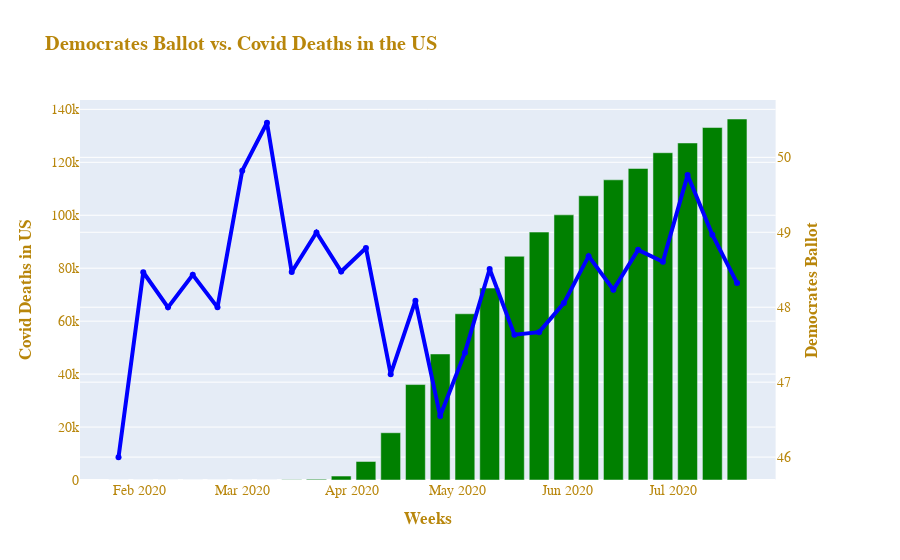

This figure's notebook cell:
### Code cell
# Make figure overlaying COVID Deaths and Democrates Rating
fig = make_subplots(specs=[[{"secondary_y": True}]])

# Add traces
fig.add_trace(go.Bar(x=bin['week'], y=bin['deaths'], marker_color='green'))

fig.add_trace(go.Scatter(x=bin['week'], y=bin['dem'], mode = 'markers+lines', line=dict(color='blue', width=4)), secondary_y=True)

fig.update_layout(title="<b>Democrates Ballot vs. Covid Deaths in the US</b>", xaxis_title="<b>Weeks</b>", 
                  yaxis_title="<b>Covid Deaths in US</b>", showlegend=False, autosize=False, font=dict(family="Arial, monospace",size=14,color="darkgoldenrod"))
fig.update_yaxes(title_text="<b>Democrates Ballot</b>", secondary_y=True)

### Figure 1 — Plotly figure (JSON) as saved in the notebook; plotly's stock layout.template omitted (floating-point values rounded to 4 significant figures)
{"data": [{"marker": {"color": "green"}, "type": "bar", "x": ["2020-01-26T00:00:00", "2020-02-02T00:00:00", "2020-02-09T00:00:00", "2020-02-16T00:00:00", "2020-02-23T00:00:00", "2020-03-01T00:00:00", "2020-03-08T00:00:00", "2020-03-15T00:00:00", "2020-03-22T00:00:00", "2020-03-29T00:00:00", "2020-04-05T00:00:00", "2020-04-12T00:00:00", "2020-04-19T00:00:00", "2020-04-26T00:00:00", "2020-05-03T00:00:00", "2020-05-10T00:00:00", "2020-05-17T00:00:00", "2020-05-24T00:00:00", "2020-05-31T00:00:00", "2020-06-07T00:00:00", "2020-06-14T00:00:00", "2020-06-21T00:00:00", "2020-06-28T00:00:00", "2020-07-05T00:00:00", "2020-07-12T00:00:00", "2020-07-19T00:00:00"], "y": [0, 0, 0, 0, 0, 0, 17, 49.5, 287.5, 1479.0, 7004, 17850, 36052, 47610.0, 62780.0, 72500.0, 84508, 93640.0, 100100.0, 107400.0, 113400.0, 117668, 123600.0, 127300.0, 133133, 136356]}, {"line": {"color": "blue", "width": 4}, "mode": "markers+lines", "type": "scatter", "x": ["2020-01-26T00:00:00", "2020-02-02T00:00:00", "2020-02-09T00:00:00", "2020-02-16T00:00:00", "2020-02-23T00:00:00", "2020-03-01T00:00:00", "2020-03-08T00:00:00", "2020-03-15T00:00:00", "2020-03-22T00:00:00", "2020-03-29T00:00:00", "2020-04-05T00:00:00", "2020-04-12T00:00:00", "2020-04-19T00:00:00", "2020-04-26T00:00:00", "2020-05-03T00:00:00", "2020-05-10T00:00:00", "2020-05-17T00:00:00", "2020-05-24T00:00:00", "2020-05-31T00:00:00", "2020-06-07T00:00:00", "2020-06-14T00:00:00", "2020-06-21T00:00:00", "2020-06-28T00:00:00", "2020-07-05T00:00:00", "2020-07-12T00:00:00", "2020-07-19T00:00:00"], "xaxis": "x", "y": [46.0, 48.47, 48.0, 48.43, 48.0, 49.82, 50.46, 48.47, 49.0, 48.48, 48.79, 47.11, 48.09, 46.55, 47.39, 48.51, 47.63, 47.67, 48.05, 48.68, 48.23, 48.77, 48.61, 49.76, 48.97, 48.32], "yaxis": "y2"}], "layout": {"autosize": false, "font": {"color": "darkgoldenrod", "family": "Arial, monospace", "size": 14}, "showlegend": false, "title": {"text": "<b>Democrates Ballot vs. Covid Deaths in the US</b>"}, "xaxis": {"anchor": "y", "domain": [0, 0.94], "title": {"text": "<b>Weeks</b>"}}, "yaxis": {"anchor": "x", "domain": [0, 1], "title": {"text": "<b>Covid Deaths in US</b>"}}, "yaxis2": {"anchor": "x", "overlaying": "y", "side": "right", "title": {"text": "<b>Democrates Ballot</b>"}}}}
